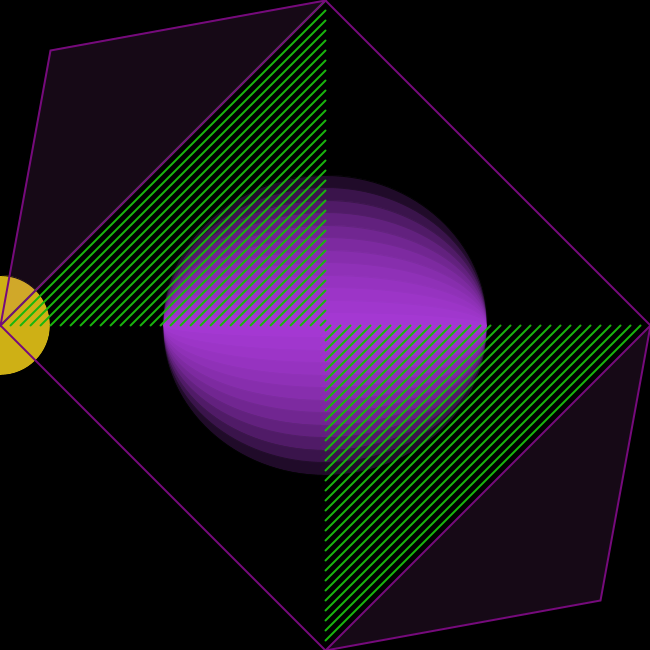
Frame 1 (no input)
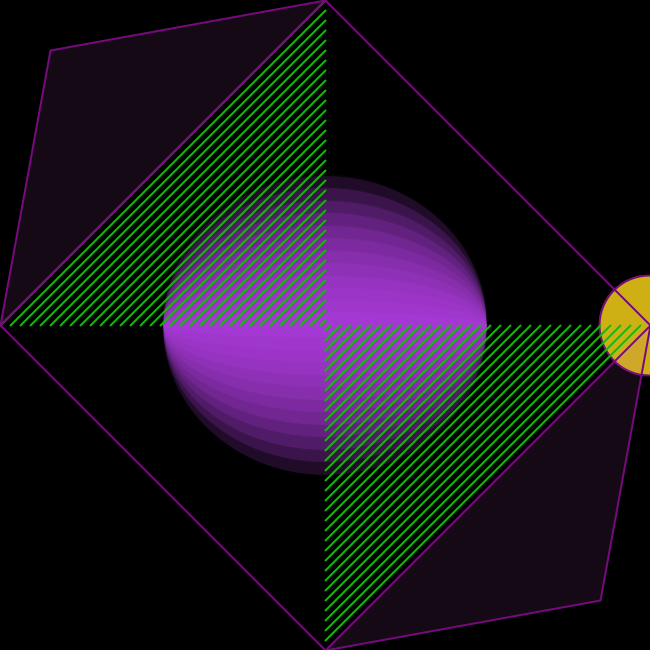
Frame 60 (the mouse pressed at the canvas centre just before this capture)
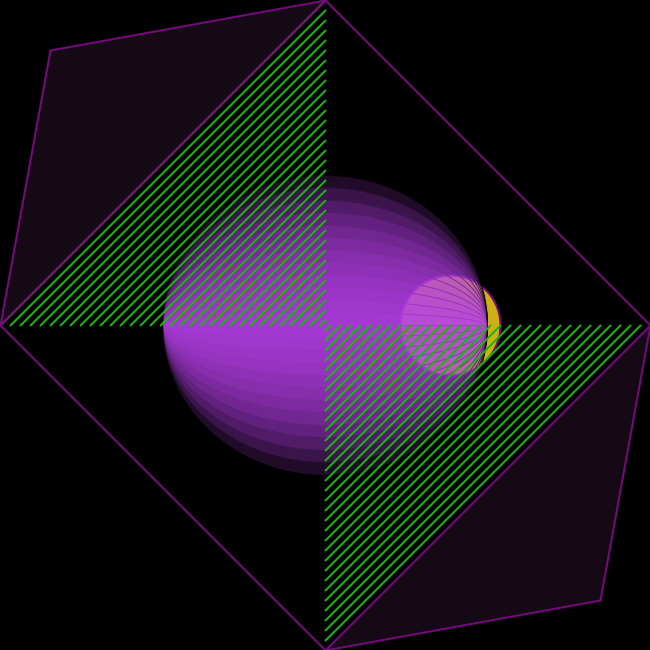
Frame 120 (the mouse held since frame 60 and released just before this capture)

The Processing sketch that drew these frames (run headless with seeded random() and noise(); from frame 60 on, the mouse is pressed at the canvas centre):

// Processing sketch: processing_45419
// ── processing_45419.pde

int x=0;
 
void setup(){  
 
size (650, 650);
}
 
void draw (){
background (0); 
fill (206,176,21);
 ellipse (x,325,100,100); 
 
x=x+11; 
  
 if (x >= width + 100) {
   x=-100;
  
}
 
strokeWeight (1);   
 
stroke(2);
fill (182,62,234,45);
for (int i=0; i<325; i+= 25){
ellipse (325,325,325,i);    
}
 
stroke(24,183,12);
strokeWeight (2);
for (int i=0; i<650; i+= 10){
  line (325,i,i,325);    
}
 
stroke (118,10,124);
fill (220,92,227,25);
triangle (50,50,325,0,0,325);
 
stroke (118,10,124);
fill (220,92,227,25);
triangle (600,600,325,650,650,325);
 
 
beginShape (LINES);
 
vertex (325,0);
vertex (650,325);
vertex (325,650);
vertex (0,325);
 
 
endShape();  
 
}
